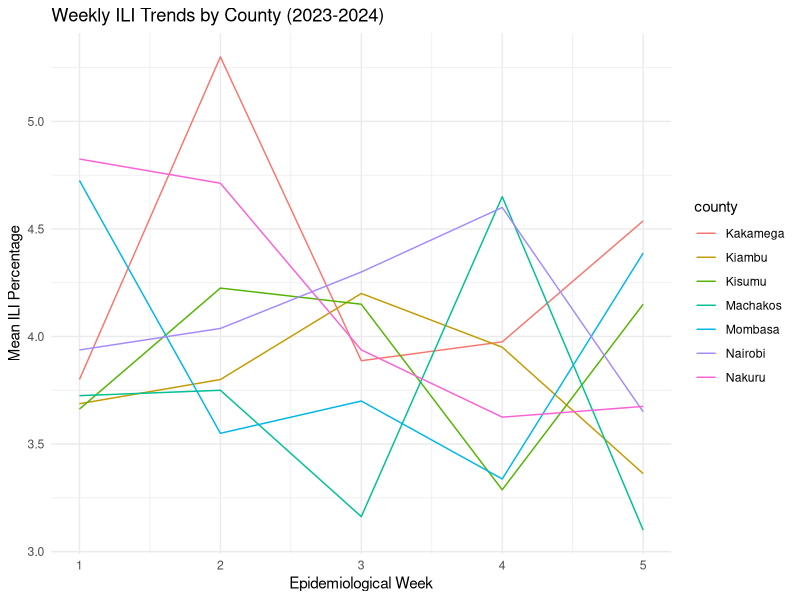

Reproduce this figure in R.
## ---- chunk 1
knitr::opts_chunk$set(echo = TRUE, warning = FALSE, message = FALSE)
library(tidyverse)   # Core packages for data manipulation and visualization.
library(ggplot2)     # Specifically used for creating data visualizations
library(dplyr)       # Provides functions for data manipulation 
library(kableExtra)  # Enhances knitr tables with styling options
library(ggpubr)      # Additional plotting tools.
library(broom)       # Tabular representation of ANOVA Results
## ---- chunk 2
data <- read.csv("data/Epi_Task_Data.csv", stringsAsFactors=TRUE)
head(data)
view(data)
## ---- chunk 3
mean_ili <- data %>%
  filter(year == 2023) %>%
  group_by(county, year) %>%
  summarise(mean_ili = mean(ili_percentage, na.rm = TRUE)) %>%
  arrange(desc(mean_ili))

kable(mean_ili, caption = "Mean ILI Percentage per County in 2023") %>%
  kable_styling(full_width = FALSE)

## ---- chunk 4
mean_ili <- data %>%
  filter(year == 2024) %>%
  group_by(county, year) %>%
  summarise(mean_ili = mean(ili_percentage, na.rm = TRUE)) %>%
  arrange(desc(mean_ili))

kable(mean_ili, caption = "Mean ILI Percentage per County in 2024") %>%
  kable_styling(full_width = FALSE)

## ---- chunk 5
ggplot(data, aes(x = epi_week, y = ili_percentage, color = county)) +
  stat_summary(fun = mean, geom = "line") +
  labs(title = "Weekly ILI Trends by County (2023-2024)",
       x = "Epidemiological Week",
       y = "Mean ILI Percentage") +
  theme_minimal()
## ---- chunk 6
selected <- data %>%
  filter(county %in% c("Nairobi", "Kisumu", "Mombasa")) %>%
  mutate(incidence_rate = (ili_percentage / 100) * 100000)

incidence_summary <- selected %>%
  group_by(county) %>%
  summarise(mean_incidence = mean(incidence_rate, na.rm = TRUE))

kable(incidence_summary, caption = "Mean Incidence Rate per 100,000 Population") %>%
  kable_styling(full_width = F)
## ---- chunk 7
anova_data <- data %>%
  filter(county %in% c("Nairobi", "Kisumu", "Mombasa"))

anova_result <- aov(ili_percentage ~ county, data = anova_data)

# Tidy ANOVA summary
anova_table <- tidy(anova_result)

# Display as a styled table
kable(anova_table, caption = "ANOVA Results: ILI Percentage by County") %>%
  kable_styling(full_width = FALSE)
